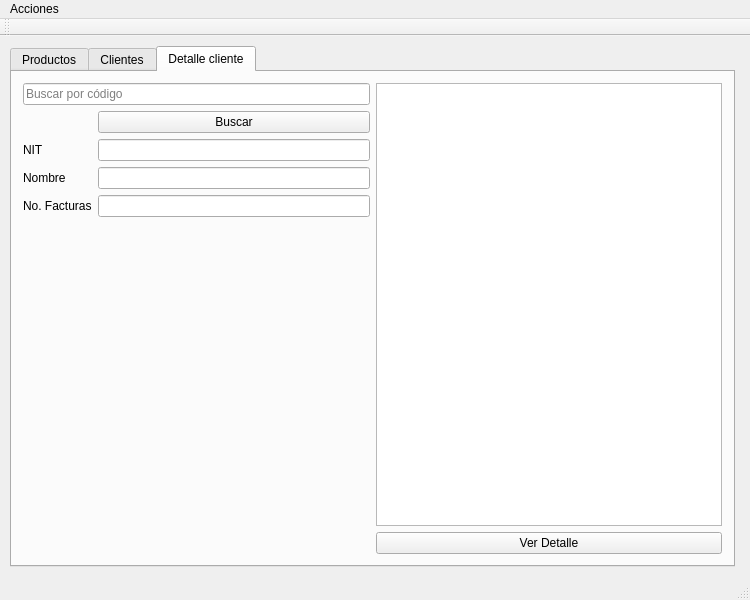
<?xml version="1.0" encoding="UTF-8"?>
<ui version="4.0">
 <class>MainWindow</class>
 <widget class="QMainWindow" name="MainWindow">
  <property name="geometry">
   <rect>
    <x>0</x>
    <y>0</y>
    <width>750</width>
    <height>600</height>
   </rect>
  </property>
  <property name="sizePolicy">
   <sizepolicy hsizetype="Fixed" vsizetype="Fixed">
    <horstretch>0</horstretch>
    <verstretch>0</verstretch>
   </sizepolicy>
  </property>
  <property name="windowTitle">
   <string>MainWindow</string>
  </property>
  <widget class="QWidget" name="centralWidget">
   <widget class="QTabWidget" name="tabWidget">
    <property name="geometry">
     <rect>
      <x>10</x>
      <y>10</y>
      <width>725</width>
      <height>521</height>
     </rect>
    </property>
    <property name="tabShape">
     <enum>QTabWidget::Rounded</enum>
    </property>
    <property name="currentIndex">
     <number>2</number>
    </property>
    <property name="elideMode">
     <enum>Qt::ElideNone</enum>
    </property>
    <widget class="QWidget" name="tab_producto">
     <attribute name="title">
      <string>Productos</string>
     </attribute>
     <layout class="QGridLayout" name="gridLayout_3">
      <item row="0" column="1" rowspan="3">
       <widget class="QGroupBox" name="grp_producto_registro">
        <property name="minimumSize">
         <size>
          <width>400</width>
          <height>0</height>
         </size>
        </property>
        <property name="title">
         <string>Registro</string>
        </property>
        <layout class="QGridLayout" name="gridLayout_2">
         <item row="2" column="0">
          <widget class="QPushButton" name="btn_producto_detalle">
           <property name="text">
            <string>Ver detalle (De item seleccionado)</string>
           </property>
          </widget>
         </item>
         <item row="0" column="0">
          <widget class="QTableWidget" name="tbl_producto_registro">
           <attribute name="horizontalHeaderDefaultSectionSize">
            <number>124</number>
           </attribute>
           <column>
            <property name="text">
             <string>Codigo</string>
            </property>
           </column>
           <column>
            <property name="text">
             <string>Nombre</string>
            </property>
           </column>
           <column>
            <property name="text">
             <string>Precio</string>
            </property>
           </column>
          </widget>
         </item>
        </layout>
       </widget>
      </item>
      <item row="0" column="0">
       <widget class="QGroupBox" name="grp_producto_Info">
        <property name="title">
         <string>Información</string>
        </property>
        <layout class="QFormLayout" name="formLayout">
         <item row="0" column="0">
          <widget class="QLabel" name="lbl_producto_codigo">
           <property name="text">
            <string>Código</string>
           </property>
          </widget>
         </item>
         <item row="0" column="1">
          <widget class="QLineEdit" name="edt_producto_codigo"/>
         </item>
         <item row="1" column="0">
          <widget class="QLabel" name="lbl_producto_precio">
           <property name="text">
            <string>Precio</string>
           </property>
          </widget>
         </item>
         <item row="1" column="1">
          <widget class="QLineEdit" name="edt_producto_precio"/>
         </item>
         <item row="2" column="0">
          <widget class="QLabel" name="lbl_producto_nombre">
           <property name="text">
            <string>Nombre</string>
           </property>
          </widget>
         </item>
         <item row="2" column="1">
          <widget class="QLineEdit" name="edt_producto_nombre"/>
         </item>
         <item row="3" column="0">
          <widget class="QLabel" name="lbl_producto_descripcion">
           <property name="text">
            <string>Descripcion</string>
           </property>
          </widget>
         </item>
         <item row="4" column="0" colspan="2">
          <layout class="QHBoxLayout" name="horizontalLayout">
           <item>
            <widget class="QPushButton" name="btn_producto_aceptar">
             <property name="text">
              <string>GUARDAR</string>
             </property>
            </widget>
           </item>
           <item>
            <widget class="QPushButton" name="btn_producto_eliminar">
             <property name="text">
              <string>ELIMINAR</string>
             </property>
            </widget>
           </item>
           <item>
            <widget class="QPushButton" name="btn_producto_limpiar">
             <property name="text">
              <string>LIMPIAR</string>
             </property>
            </widget>
           </item>
          </layout>
         </item>
         <item row="3" column="1">
          <widget class="QLineEdit" name="edt_producto_descripcion"/>
         </item>
        </layout>
       </widget>
      </item>
      <item row="1" column="0">
       <widget class="QGroupBox" name="grp_producto_accion">
        <property name="title">
         <string>Acciones</string>
        </property>
        <layout class="QGridLayout" name="gridLayout_4">
         <item row="0" column="0">
          <widget class="QPushButton" name="btn_producto_grafico">
           <property name="text">
            <string>Grafico</string>
           </property>
          </widget>
         </item>
         <item row="0" column="1">
          <widget class="QPushButton" name="btn_producto_carga">
           <property name="text">
            <string>Cargar JSON</string>
           </property>
          </widget>
         </item>
        </layout>
       </widget>
      </item>
     </layout>
    </widget>
    <widget class="QWidget" name="tab_cliente">
     <attribute name="title">
      <string>Clientes</string>
     </attribute>
     <layout class="QGridLayout" name="gridLayout" rowstretch="0,0,0" rowminimumheight="0,0,0">
      <item row="0" column="0">
       <widget class="QGroupBox" name="grp_cliente_info">
        <property name="maximumSize">
         <size>
          <width>16777215</width>
          <height>213</height>
         </size>
        </property>
        <property name="title">
         <string>Información</string>
        </property>
        <layout class="QFormLayout" name="formLayout_2">
         <item row="0" column="0">
          <widget class="QLabel" name="lbl_cliente_nit">
           <property name="text">
            <string>NIT</string>
           </property>
          </widget>
         </item>
         <item row="0" column="1">
          <widget class="QLineEdit" name="edt_cliente_nit"/>
         </item>
         <item row="1" column="0">
          <widget class="QLabel" name="lbl_cliente_nombre">
           <property name="text">
            <string>Nombre</string>
           </property>
          </widget>
         </item>
         <item row="1" column="1">
          <widget class="QLineEdit" name="edt_cliente_nombre"/>
         </item>
         <item row="2" column="0">
          <widget class="QLabel" name="lbl_cliente_no_facturas">
           <property name="text">
            <string>No. Facturas</string>
           </property>
          </widget>
         </item>
         <item row="2" column="1">
          <widget class="QLineEdit" name="edt_cliente_no_facturas">
           <property name="readOnly">
            <bool>true</bool>
           </property>
          </widget>
         </item>
         <item row="3" column="0" colspan="2">
          <layout class="QHBoxLayout" name="horizontalLayout_2">
           <item>
            <widget class="QPushButton" name="btn_cliente_aceptar">
             <property name="text">
              <string>GUARDAR</string>
             </property>
            </widget>
           </item>
           <item>
            <widget class="QPushButton" name="btn_cliente_eliminar">
             <property name="text">
              <string>ELIMINAR</string>
             </property>
            </widget>
           </item>
           <item>
            <widget class="QPushButton" name="btn_cliente_limpiar">
             <property name="text">
              <string>LIMPIAR</string>
             </property>
            </widget>
           </item>
          </layout>
         </item>
        </layout>
       </widget>
      </item>
      <item row="0" column="1" rowspan="3">
       <widget class="QGroupBox" name="grp_cliente_registro">
        <property name="minimumSize">
         <size>
          <width>400</width>
          <height>0</height>
         </size>
        </property>
        <property name="title">
         <string>Registro</string>
        </property>
        <layout class="QGridLayout" name="gridLayout_6">
         <item row="0" column="0">
          <widget class="QTableWidget" name="tbl_cliente_registro">
           <property name="columnCount">
            <number>2</number>
           </property>
           <attribute name="horizontalHeaderDefaultSectionSize">
            <number>186</number>
           </attribute>
           <attribute name="horizontalHeaderMinimumSectionSize">
            <number>13</number>
           </attribute>
           <column>
            <property name="text">
             <string>NIT</string>
            </property>
           </column>
           <column>
            <property name="text">
             <string>Nombre</string>
            </property>
           </column>
          </widget>
         </item>
         <item row="1" column="0">
          <widget class="QPushButton" name="btn_cliente_detalle">
           <property name="text">
            <string>Ver detalle (de item seleccionado)</string>
           </property>
          </widget>
         </item>
        </layout>
       </widget>
      </item>
      <item row="1" column="0">
       <widget class="QGroupBox" name="grp_cliente_accion">
        <property name="maximumSize">
         <size>
          <width>16777215</width>
          <height>119</height>
         </size>
        </property>
        <property name="title">
         <string>Acciones</string>
        </property>
        <layout class="QGridLayout" name="gridLayout_7">
         <item row="0" column="0">
          <widget class="QPushButton" name="btn_cliente_grafico">
           <property name="text">
            <string>GRAFICO</string>
           </property>
          </widget>
         </item>
         <item row="0" column="1">
          <widget class="QPushButton" name="btn_cliente_carga">
           <property name="text">
            <string>CARGAR JSON</string>
           </property>
          </widget>
         </item>
        </layout>
       </widget>
      </item>
     </layout>
    </widget>
    <widget class="QWidget" name="tab_detalle">
     <attribute name="title">
      <string>Detalle cliente</string>
     </attribute>
     <layout class="QGridLayout" name="gridLayout_5">
      <item row="0" column="0">
       <layout class="QFormLayout" name="formLayout_3">
        <item row="0" column="0" colspan="2">
         <widget class="QLineEdit" name="edt_detalle_buscar">
          <property name="placeholderText">
           <string>Buscar por código</string>
          </property>
         </widget>
        </item>
        <item row="1" column="1">
         <widget class="QPushButton" name="btn_detalle_buscar">
          <property name="text">
           <string>Buscar</string>
          </property>
         </widget>
        </item>
        <item row="2" column="0">
         <widget class="QLabel" name="lbl_detalle_nit">
          <property name="text">
           <string>NIT</string>
          </property>
         </widget>
        </item>
        <item row="2" column="1">
         <widget class="QLineEdit" name="edt_detalle_nit">
          <property name="readOnly">
           <bool>true</bool>
          </property>
         </widget>
        </item>
        <item row="4" column="0">
         <widget class="QLabel" name="lbl_detalle_nombre">
          <property name="text">
           <string>Nombre</string>
          </property>
         </widget>
        </item>
        <item row="4" column="1">
         <widget class="QLineEdit" name="edt_detalle_nombre">
          <property name="readOnly">
           <bool>true</bool>
          </property>
         </widget>
        </item>
        <item row="6" column="0">
         <widget class="QLabel" name="lbl_detalle_no_facturas">
          <property name="text">
           <string>No. Facturas</string>
          </property>
         </widget>
        </item>
        <item row="6" column="1">
         <widget class="QLineEdit" name="edt_detalle_no_facturas">
          <property name="readOnly">
           <bool>true</bool>
          </property>
         </widget>
        </item>
       </layout>
      </item>
      <item row="0" column="1">
       <layout class="QVBoxLayout" name="verticalLayout">
        <item>
         <widget class="QListWidget" name="lst_detalle_facturas"/>
        </item>
        <item>
         <widget class="QPushButton" name="btn_detalle_ver">
          <property name="text">
           <string>Ver Detalle</string>
          </property>
         </widget>
        </item>
       </layout>
      </item>
     </layout>
    </widget>
   </widget>
  </widget>
  <widget class="QToolBar" name="mainToolBar">
   <attribute name="toolBarArea">
    <enum>TopToolBarArea</enum>
   </attribute>
   <attribute name="toolBarBreak">
    <bool>false</bool>
   </attribute>
  </widget>
  <widget class="QStatusBar" name="statusBar"/>
  <widget class="QMenuBar" name="menuBar">
   <property name="geometry">
    <rect>
     <x>0</x>
     <y>0</y>
     <width>750</width>
     <height>25</height>
    </rect>
   </property>
   <widget class="QMenu" name="menuArchivo">
    <property name="title">
     <string>Acciones</string>
    </property>
    <addaction name="actionEficiencia"/>
    <addaction name="actionSalir"/>
   </widget>
   <addaction name="menuArchivo"/>
  </widget>
  <action name="actionSalir">
   <property name="text">
    <string>Salir</string>
   </property>
  </action>
  <action name="actionEficiencia">
   <property name="text">
    <string>Eficiencia</string>
   </property>
  </action>
 </widget>
 <layoutdefault spacing="6" margin="11"/>
 <resources/>
 <connections/>
</ui>
